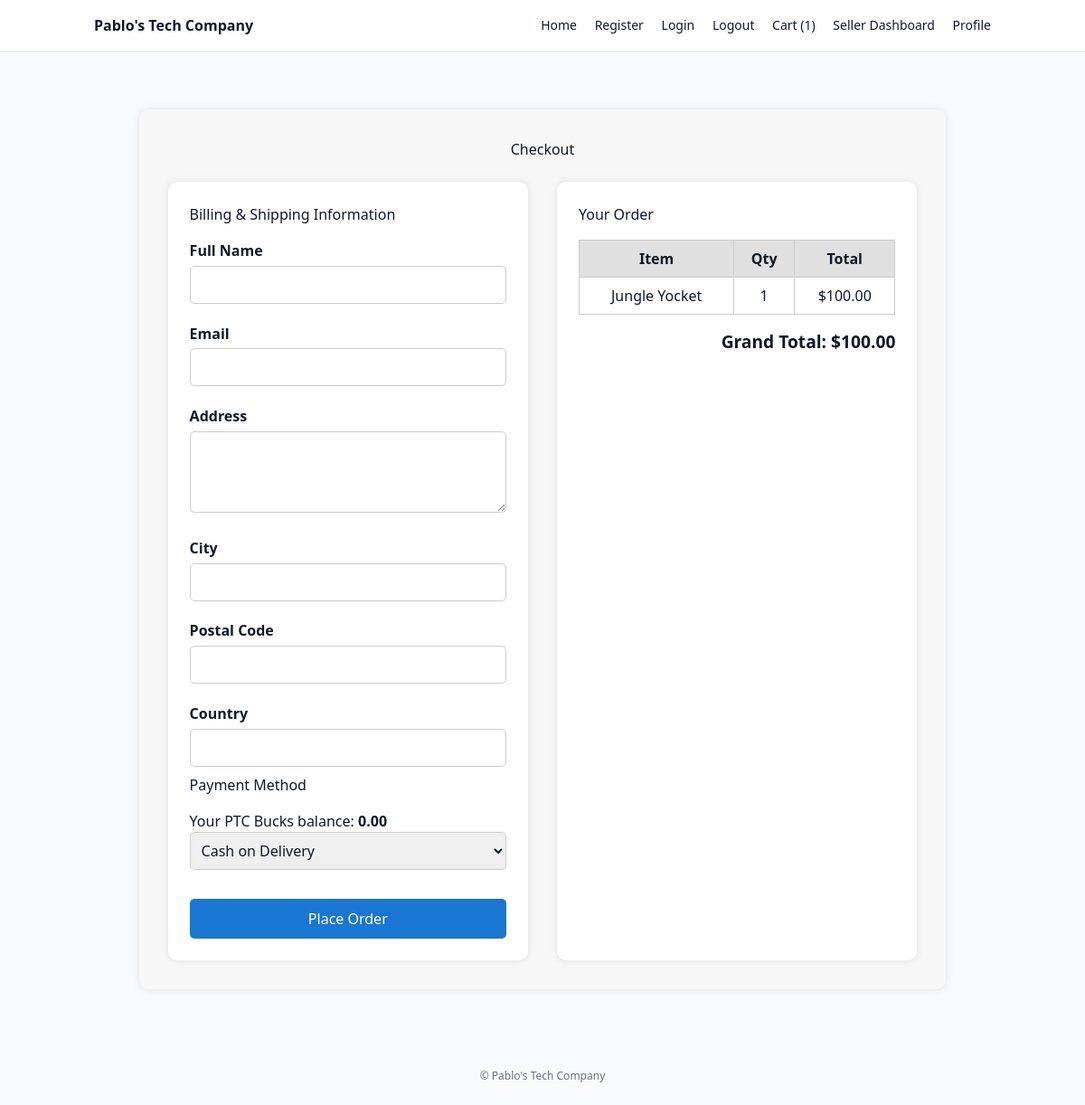
Screenshot of /checkout/ (signed in) with the database file from the repository.
### core/models.py (models this page shows, shortened)
class PTCCurrency(models.Model):
    user = models.OneToOneField(settings.AUTH_USER_MODEL, on_delete=models.CASCADE)
    balance = models.DecimalField(max_digits=12, decimal_places=2, default=0.00)

class CartOrderItems(models.Model):
    order = models.ForeignKey(CartOrder, on_delete=models.CASCADE)
    invoice_no = models.CharField(max_length=100)
    product_status = models.CharField(max_length=200)
    item = models.CharField(max_length=200)
    image = models.CharField(max_length=200)
    qty = models.IntegerField(default=0)
    price = models.DecimalField(max_digits=10, decimal_places=2, default=0.00)
    total = models.DecimalField(max_digits=10, decimal_places=2, default=0.00)
    class Meta:
        verbose_name_plural = "Cart Order Items"

### core/views.py (the view, shortened to what this page needs)
# urls.py: path('checkout/', views.checkout_view, name='checkout'),
def checkout_view(request):
    wallet, created = PTCCurrency.objects.get_or_create(user=request.user)
    order, created_order = CartOrder.objects.get_or_create(user=request.user, paid_status=False)
    items = CartOrderItems.objects.filter(order=order)
    total_price = sum(i.total for i in items)
    if not items:
        messages.info(request, "Your cart is empty.")
        return redirect('core:cart')
    wallet = PTCCurrency.objects.get(user=request.user)
    context = {
        "items": items,
        "total_price": total_price,
        "wallet_balance": wallet.balance,  # show PTC Bucks balance on checkout page
    }
    return render(request, "core/checkout.html", context)

### core/context_processors.py (called while the page is built)
def cart_count(request):
    if request.user.is_authenticated:
        order, created = CartOrder.objects.get_or_create(user=request.user, paid_status=False)
        total_qty = CartOrderItems.objects.filter(order=order).aggregate(total_qty=Sum('qty'))['total_qty'] or 0
        return {'cart_count': total_qty}
    return {'cart_count': 0}

### templates/core/checkout.html (shortened to what this page needs)
{% extends "core/base.html" %}
{% load static %}
{% block content %}
<div class="checkout-container">
    <h2>Checkout</h2>
    {% if items %}
    <div class="checkout-content">
        <div class="checkout-form">
            <h3>Billing & Shipping Information</h3>
            <form method="POST" action="{% url 'core:checkout' %}">
                <label for="full_name">Full Name</label>
                <input type="text" id="full_name" name="full_name" required>
                <label for="email">Email</label>
                <input type="email" id="email" name="email" required>
                <label for="address">Address</label>
                <textarea id="address" name="address" rows="3" required></textarea>
                <label for="city">City</label>
                <input type="text" id="city" name="city" required>
                <label for="postcode">Postal Code</label>
                <input type="text" id="postcode" name="postcode" required>
                <label for="country">Country</label>
                <input type="text" id="country" name="country" required>
                <h3>Payment Method</h3>
                <p>Your PTC Bucks balance: <strong>{{ wallet_balance }}</strong></p>
                <select name="payment_method" id="payment_method" required onchange="updatePTCBalance()">
                    <option value="cod">Cash on Delivery</option>
                </select>
                <button type="submit" class="checkout-btn">Place Order</button>
            </form>
        </div>
        <div class="checkout-summary">
            <h3>Your Order</h3>
            <table class="summary-table">
                <thead>
                    <tr>
                        <th>Item</th>
                        <th>Qty</th>
                        <th>Total</th>
                    </tr>
                </thead>
                <tbody>
                    {% for item in items %}
                    <tr>
                        <td>{{ item.item }}</td>
                        <td>{{ item.qty }}</td>
                        <td>${{ item.total }}</td>
                    </tr>
                    {% endfor %}
                </tbody>
            </table>
            <div class="summary-total">
                <strong>Grand Total:</strong> $<span id="grand_total">{{ total_price }}</span>
            </div>
        </div>
    </div>
    {% else %}
    <p>Your cart is empty. Please add items to checkout.</p>
    {% endif %}
</div>
{% endblock %}

### core/static/css/styles.css (style rules this page uses)
table { width: 100%; border-collapse: collapse; margin-bottom: 20px; }
th, td { padding: 10px; text-align: left; border-bottom: 1px solid #ddd; }
th { background-color: #f4f4f4; }
button { padding: 5px 10px; margin: 0 2px; border: none; border-radius: 4px; cursor: pointer; color: #fff; }
h3 { font-size: 1.2rem; font-weight: bold; }

### templates/core/checkout.html (style rules this page uses)
.checkout-container { width: 90%; max-width: 1100px; margin: 2rem auto; padding: 2rem; background: #f7f7f7; border-radius: 10px; box-shadow: 0 0 10px rgba(0,0,0,0.1); }
.checkout-container h2 { text-align: center; margin-bottom: 1.5rem; }
.checkout-content { display: flex; gap: 2rem; flex-wrap: wrap; }
.checkout-form { flex: 1; min-width: 300px; background: #ffffff; padding: 1.5rem; border-radius: 10px; box-shadow: 0 0 8px rgba(0,0,0,0.1); }
.checkout-form h3 { margin-bottom: 1rem; }
.checkout-form label { display: block; margin-top: 0.8rem; margin-bottom: 0.3rem; font-weight: bold; }
.checkout-form input, .checkout-form textarea, .checkout-form select { width: 100%; padding: 0.5rem; border-radius: 5px; border: 1px solid #ccc; margin-bottom: 0.5rem; }
.checkout-btn { background-color: #1976d2; color: white; padding: 10px 15px; border: none; border-radius: 5px; cursor: pointer; width: 100%; font-size: 1rem; margin-top: 1rem; }
.checkout-summary { flex: 1; min-width: 250px; background: #ffffff; padding: 1.5rem; border-radius: 10px; box-shadow: 0 0 8px rgba(0,0,0,0.1); }
.checkout-summary h3 { margin-bottom: 1rem; }
.summary-table { width: 100%; border-collapse: collapse; margin-bottom: 1rem; }
.summary-table th, .summary-table td { border: 1px solid #ccc; padding: 0.5rem; text-align: center; }
.summary-table th { background: #e0e0e0; }
.summary-total { text-align: right; font-weight: bold; font-size: 1.2rem; }

### rows the page displays
PTCCurrency: balance "0.00"
CartOrderItems: item "Jungle Yocket", qty "1", total "100.00"

### other values shown
{{ cart_count }} "1"
{{ total_price }} "100.00"
